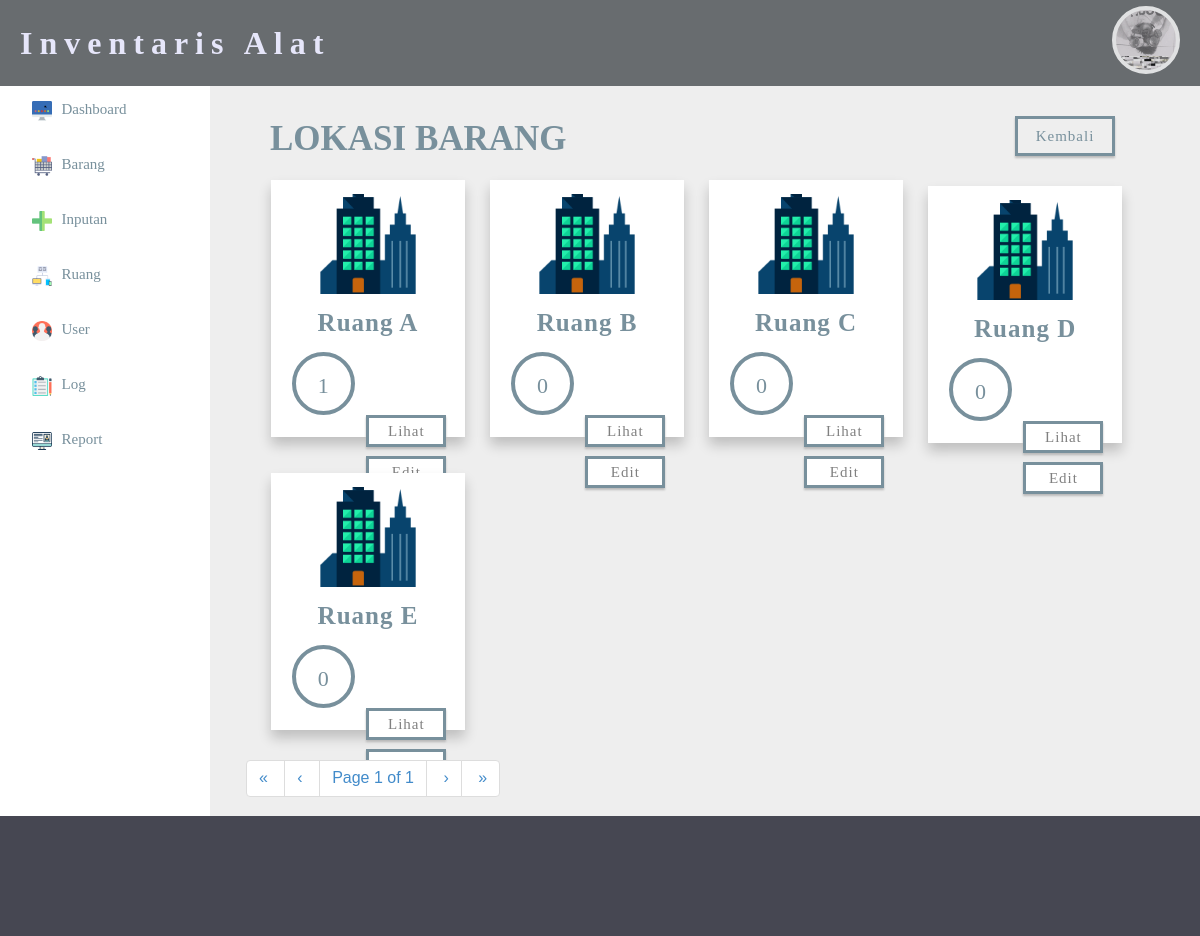
/admin/lokasi.php (signed in), run on the app's committed database.
### tables this page shows
CREATE TABLE IF NOT EXISTS `lokasi` (
  `id_lokasi` int(11) NOT NULL AUTO_INCREMENT,
  `nama_lok` varchar(40) NOT NULL,
  `tambahan` varchar(100) NOT NULL,
  PRIMARY KEY (`id_lokasi`)
);

### admin/lokasi.php (the view, shortened to what this page needs)
<?php
    include 'session.php';
    include 'pagination.php';
        $sql =  "SELECT * FROM lokasi";
        $result = mysql_query($sql);
        $rpp = 8;
        $reload = "lokasi.php?pagination=true&page=1";
        $page = intval($_GET["page"]);
        if($page<=0) $page = 1;
        $tcount = mysql_num_rows($result);
        $tpages = ($tcount) ? ceil($tcount/$rpp) : 1;
        $count = 0;
        $i = ($page-1)*$rpp;
 ?>
 <html>
 <head>
    <link rel="stylesheet" type="text/css" href="../css/admin_css.css">
    <link rel="stylesheet" type="text/css" href="../css/table.css">
    <link rel="stylesheet" type="text/css" href="../css/lok.css">
    <link rel="stylesheet" type="text/css" href="../css/bootstrap.css">
 </head>
 <body>
 <?php
    include 'header.php';
  ?>
     <div class="a">
        <h1 style="font-size: 35px; font-family: paranoid;">Lokasi Barang</h1>
        <a href="inventori.php"><button style="margin-right:55px; margin-top: 20px;">Kembali</button></a><br><br><br>
        <?php
            while(($count<$rpp) && ($i<$tcount)) {
                $data = mysql_fetch_array($result);
                $id_lokasi = $data['id_lokasi']; ?>
            <div class="lokasi">
                <center>
                    <img src="../img/city.png">
                    <h5><?php echo $data['nama_lok']; ?></h5>
                    <?php
                        $sql2 = "SELECT * FROM barang INNER JOIN lokasi_detail ON barang.id = lokasi_detail.id
                                WHERE id_lokasi = '$id_lokasi' ";
                        $query2 = mysql_query($sql2);
                        $number = mysql_num_rows($query2);
                     ?>
                    <div class="number">
                        <p><?php echo $number; ?></p>
                    </div>
                    <div class="button">
                        <a href="lok_barang.php?page=1&id_lokasi=<?php echo $data['id_lokasi']; ?>"><button>Lihat</button></a><br><br>
                        <a href=edit_ruang.php?id_lokasi=<?php echo $data['id_lokasi']; ?>"><button style="margin-top: 5px;">Edit</button></a>
                    </div>
                </center>
            </div>
            <?php
                $i++;
                $count++;
            }
            ?>
            <div class="zz" style="width: 100%; height: 70px; background-color: transparent; float: left; margin-top: 10px;">
                <div class="pagination" style="display: block; margin-top: 0;">
                    <?php echo paginate_one($reload, $page, $tpages); ?>
                </div>
            </div>
     </div>
     <?php
        include 'sisi.php';
      ?>
 <div class="c">
 </div>
 </body>
 </html>

### css/admin_css.css (style rules this page uses)
body { margin: 0; padding: 0; font-family: helvetica; }
.a { width: 77%; padding-top: 10px; padding-left: 3%; padding-right: 2.5%; height: 720px; float: right; background-color: #eee; }
.c { width: 100%; background-color: rgb(70, 71, 82); padding: 5%; float: right; }
.a a { text-decoration: none; }
.pagination { display: inline-block; }

### css/table.css (style rules this page uses)
.a { background-color: #eeeeee; }
.a h1 { float: left; color: #78909C; margin-left: 24px; font-family: century gothic; font-size: 25px; margin-bottom: -10px; text-transform: uppercase; }
.a button { width: 100px; height: 40px; margin-top: 10px; margin-right: 35px; border:3px solid #78909C; color: #78909C; font-family: paranoid; font-size: 15px; background-color: transparent; float: right; box-shadow: 0px 2px 2px #bababa; letter-spacing: 1px; }

### css/lok.css (style rules this page uses)
.lokasi { width: 18%; height: 220px; padding: 1.5%; padding-bottom: 2.5%; float: left; background-color: white; margin-left: 25px; box-shadow: 2px 2px 2px solid black; box-shadow: 0px 8px 12px 0px rgba(0,0,0,0.2); margin-top: 30px; }
.lokasi img { width: 100px; }
.lokasi h5 { font-size: 25px; margin: 15px; margin-bottom: 7px; color: #78909C; font-family: paranoid; letter-spacing: 1px; }
.number { float: left; width: 55px; height: 55px; margin-top: 5%; margin-left: 7px; border-radius: 50%; border:4px solid #78909C; }
.number p { font-family: paranoid; font-size: 22px; color: #78909C; position: inherit; margin-top: 17px; text-align: center; }
.button { width: 60%; height: 80px; float: right; background-color: transparent; }
.button button { width: 80%; height: 40%; border: 3px solid #78909C; float: left; margin-left: 15px; margin-top: 0; background-color: white; color: grey; font-family: paranoid; letter-spacing: 1px; }

### data on the page
lokasi: nama_lok "Ruang A", number "1"
lokasi: nama_lok "Ruang B", number "0"
lokasi: nama_lok "Ruang C", number "0"
lokasi: nama_lok "Ruang D", number "0"
lokasi: nama_lok "Ruang E", number "0"

### other printed values
$firstlabel "«"
$prevlabel "‹"
$page "1"
$tpages "1"
$nextlabel "›"
$lastlabel "»"
